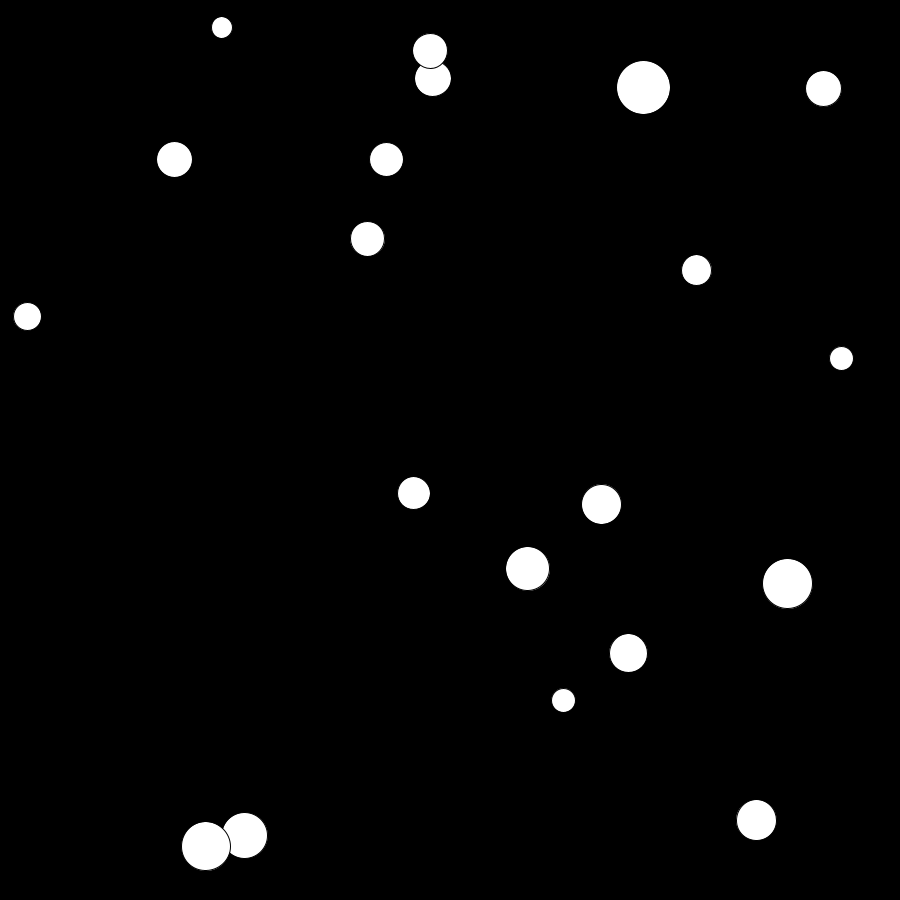
Frame 1 (no input)
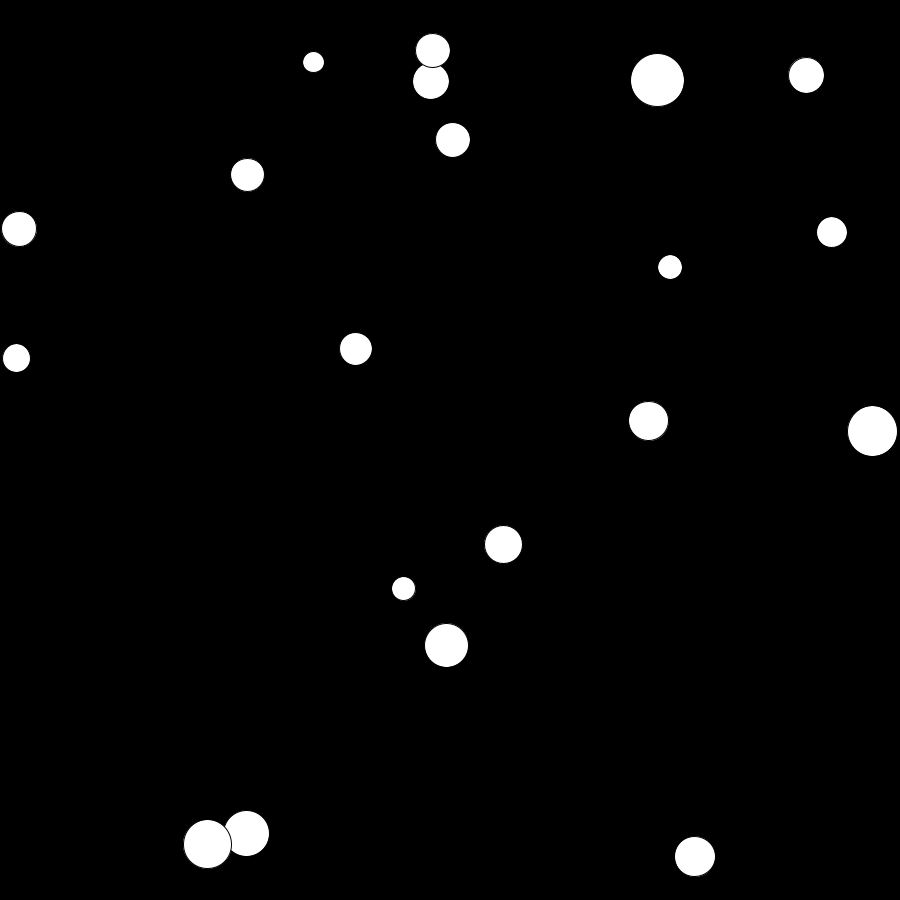
Frame 60 (the mouse pressed at the canvas centre just before this capture)
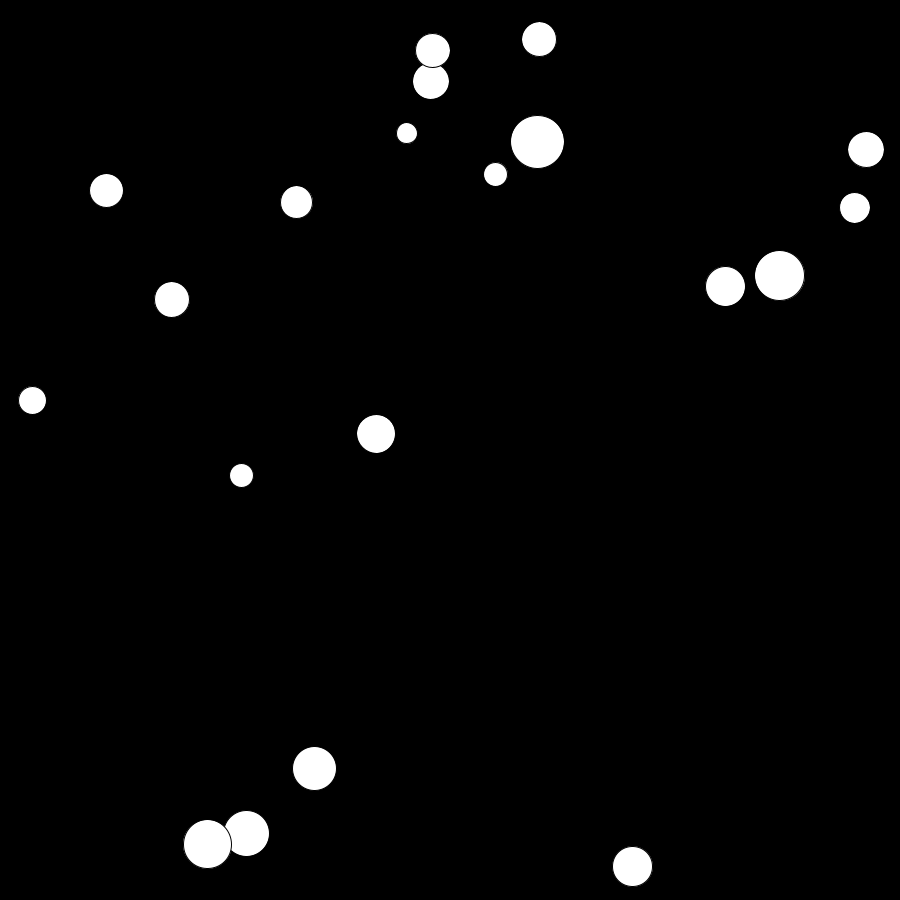
Frame 120 (the mouse held since frame 60 and released just before this capture)

The Processing sketch that drew these frames (run headless with seeded random() and noise(); from frame 60 on, the mouse is pressed at the canvas centre):

// Processing sketch: week3_1
// ── week3_1.pde
//we declare our empty arrays
float[] posX;
float[] posY;
float[] size;
float[] speedX;
float[] speedY;
int totalBalls;

void setup() {
  size(900, 900);

  totalBalls = 20;
  posX = new float[totalBalls];
  posY = new float[totalBalls];
  size = new float[totalBalls];
  speedX = new float[totalBalls];
  speedY = new float[totalBalls];

  for (int i=0; i<totalBalls; i++) {
    size[i] = random(20, 60);
    posX[i] = random(size[i]/2, width-size[i]/2);
    posY[i] = random(size[i]/2, height-size[i]/2);
    speedX[i] = random(-3, 3);
    speedY[i] = random(-3, 3);
  }
}

void draw() {
  background(0);
  checkWalls();
  checkCollisions();
  for (int i=0; i<totalBalls; i++) {
    ellipse(posX[i], posY[i], size[i], size[i]);
    posX[i] += speedX[i];
    posY[i] += speedY[i];
  }
}

//check for collision with walls
void checkWalls() {
  for (int i=0; i<totalBalls; i++) {
    if (posX[i] <= size[i]/2 || posX[i] >= width - size[i]/2) {
      speedX[i] *= -1;
    }
    if (posY[i] <= size[i]/2 || posY[i] >= height - size[i]/2) {
      speedY[i] *= -1;
    }
  }
}

//check collisions between balls
void checkCollisions() {
  for (int i=0; i<totalBalls; i++) {
    for (int j=0; j<totalBalls; j++) {
      if (i != j) {
        float d = dist(posX[i], posY[i], posX[j], posY[j]);
        if (d <= (size[i]/2) + (size[j]/2)) {
        speedX[j] *= -1;
        speedY[j] *= -1;
        }
      }
    }
  }
}
